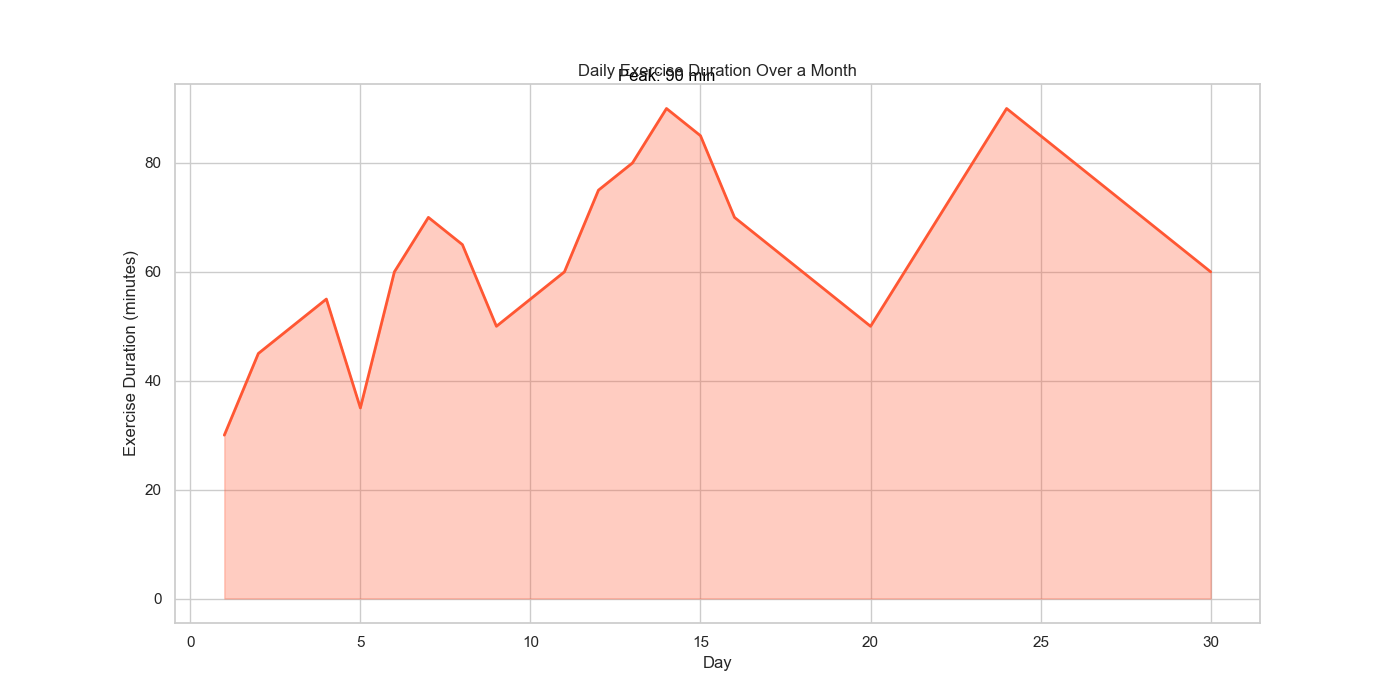

Python code for this plot:

import pandas as pd
import matplotlib.pyplot as plt

# Create a DataFrame from the data points
data = {
    'Day': [1, 2, 3, 4, 5, 6, 7, 8, 9, 10,
            11, 12, 13, 14, 15, 16, 17, 18, 19, 20,
            21, 22, 23, 24, 25, 26, 27, 28, 29, 30],
    'Exercise Duration': [30, 45, 50, 55, 35, 60, 70, 65, 50, 55,
                          60, 75, 80, 90, 85, 70, 65, 60, 55, 50,
                          60, 70, 80, 90, 85, 80, 75, 70, 65, 60]
}
df = pd.DataFrame(data)

# Define the color palette as specific color codes
color = "#FF5733"

# Set the figure size for width and height
plt.figure(figsize=(14, 7))

# Create an area plot
plt.plot(df['Day'], df['Exercise Duration'], color=color, linewidth=2)
plt.fill_between(df['Day'], df['Exercise Duration'], color=color, alpha=0.3)

# Annotating the highest exercise duration on the chart
max_duration_day = df['Exercise Duration'].idxmax() + 1
max_duration = df['Exercise Duration'].max()
plt.text(max_duration_day, max_duration + 5, f'Peak: {max_duration} min', horizontalalignment='center', color='black')

# Set the title
plt.title('Daily Exercise Duration Over a Month')

# Set the x and y axis labels
plt.xlabel('Day')
plt.ylabel('Exercise Duration (minutes)')

# Show the plot
plt.show()
